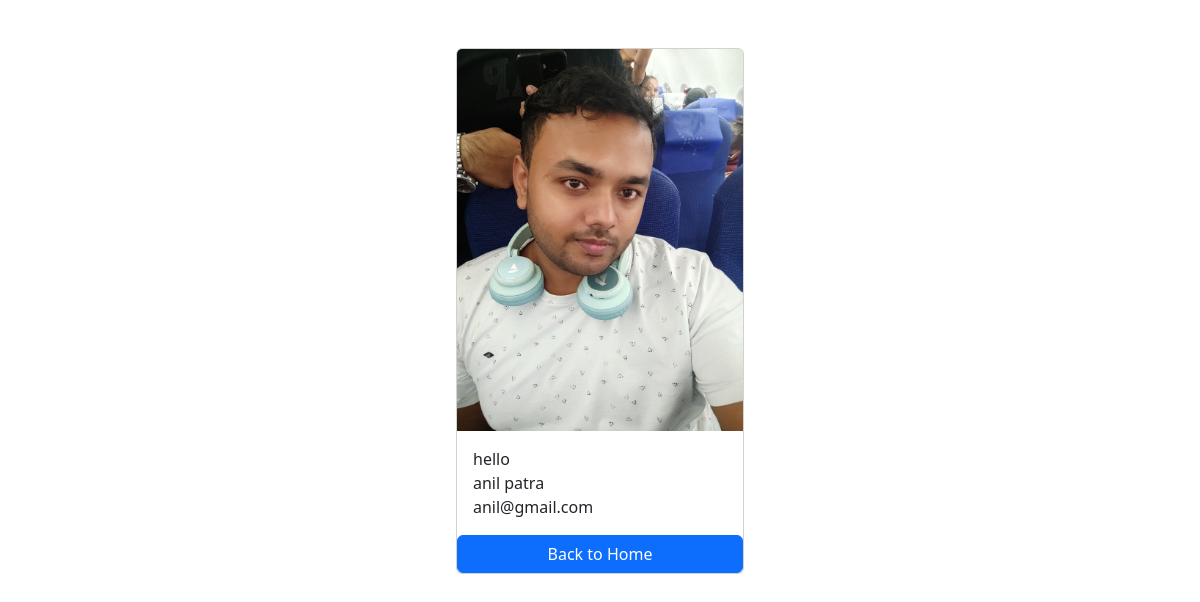
Screenshot of /dstudent/1/ with the database file from the repository.
### mysite/models.py (models this page shows, shortened)
class student(models.Model):
    firstname=models.CharField(max_length=20)
    lastname=models.CharField(max_length=20)
    email=models.EmailField(max_length=20,unique=True)
    image=models.ImageField(upload_to='images')

### dstudent/views.py (the view)
# urls.py: path('<int:pk>/',aoviews.student_details,name='student_details')
def student_details(request,pk):
    student_obj=get_object_or_404(student,pk=pk)
    dataf={
        'student':student_obj
    }
    return render (request,'student_details.html', dataf)

### mysite/templates/student_details.html (shortened to what this page needs)
<!DOCTYPE html>
<html lang="en">
<head>
    <link href="https://cdn.jsdelivr.net/npm/bootstrap@5.3.3/dist/css/bootstrap.min.css" rel="stylesheet">
</head>
<body>
    <div class="container pt-5">
        <div class="card mx-auto" style="width: 18rem;">
            <img class="card-img-top" src="{{ student.image.url }}" alt="Card image cap">
            <div class="card-body">
              <p class="card-text m-0">hello </p>
              <p class="card-text m-0"> {{ student.firstname }} {{ student.lastname }}</p>
              <p class="card-text m-0"> {{ student.email }}</p>
            </div>
            <a href="{% url 'index' %}" class="btn btn-primary"> Back to Home</a>
          </div>
    </div>
</body>
</html>

### rows the page displays
student: image (picture), firstname "anil", lastname "patra", email "anil@gmail.com"
